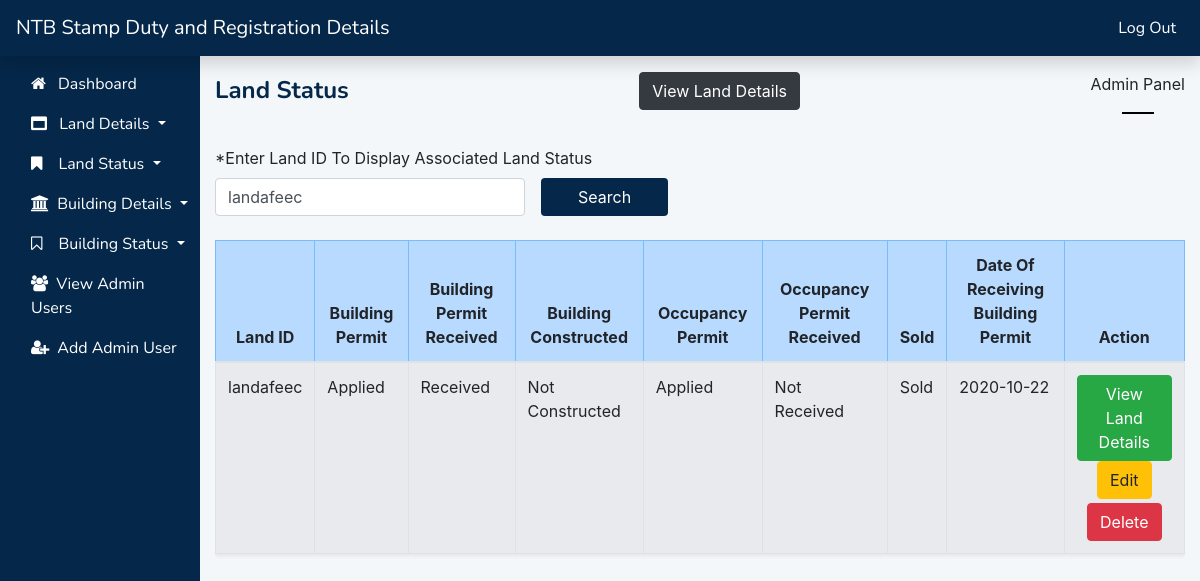
Screenshot of /landstatus.php?id=landafeec (signed in) with the database file from the repository.
### tables this page shows
CREATE TABLE `land_status` (
  `id` int(11) NOT NULL,
  `land_id` varchar(255) NOT NULL,
  `building_permit` varchar(255) NOT NULL,
  `building_permit_received` varchar(255) NOT NULL,
  `building_constructed` varchar(255) NOT NULL,
  `occupancy_permit` varchar(255) NOT NULL,
  `occupancy_permit_received` varchar(255) NOT NULL,
  `sold` varchar(255) NOT NULL,
  `date_building_permit_received` date NOT NULL DEFAULT current_timestamp()
);

### landstatus.php (the view, shortened to what this page needs)
<?php
    require('connect_db.php');
    $ls_ID = "";
    if(isset($_GET['id'])){
        $ls_ID = $_GET['id'];
    }
?>
<div class="col-md-10 col-sm-9 pt-3 main-body">
    <div class="d-flex justify-content-between">
        <span class="active-page">Land Status</span>
        <div><a href="land.php" class="btn btn-dark status-btn text-center">View Land Details</a></div>
        <span>Admin Panel<hr class="hr-line"></span>
    </div>
    <div class="mt-3 mb-4">
        <label for="ls-ID">*Enter Land ID To Display Associated Land Status</label>
        <form action="landstatus.php" class="form-inline">
            <input type="text" class="form-control pr-5" id="ls-ID" name="ls-ID" placeholder="Enter Land ID" value="<?php if(isset($_GET['id'])) echo $ls_ID ?>" required>
            <input type="submit" value="Search" class="form-control ml-3 btn-submit" name="submit">
        </form>
    </div>
    <div class="table-responsive mt-4">
        <table class="table table-bordered table-striped table-hover shadow-sm">
            <thead class="table-primary">
                <tr>
                    <th>Land ID</th>
                    <th>Building Permit</th>
                    <th>Building Permit Received</th>
                    <th>Building Constructed</th>
                    <th>Occupancy Permit</th>
                    <th>Occupancy Permit Received</th>
                    <th>Sold</th>
                    <th>Date Of Receiving Building Permit</th>
                    <th>Action</th>
                </tr>
            </thead>
            <tbody>
                <?php
                    $query = "SELECT id, land_id, building_permit, building_permit_received, building_constructed, occupancy_permit, occupancy_permit_received, sold, date_building_permit_received FROM land_status WHERE land_id = '$ls_ID'";
                    $result = mysqli_query($conn, $query);
                    if(mysqli_num_rows($result) > 0){
                        while($row = mysqli_fetch_array($result, MYSQLI_ASSOC)){
                            echo "<tr>
                                    <td>{$row['land_id']}</td>
                                    <td>{$row['building_permit']}</td>
                                    <td>{$row['building_permit_received']}</td>
                                    <td>{$row['building_constructed']}</td>
                                    <td>{$row['occupancy_permit']}</td>
                                    <td>{$row['occupancy_permit_received']}</td>
                                    <td>{$row['sold']}</td>
                                    <td>{$row['date_building_permit_received']}</td>
                                    <td class=\"text-center\">
                                        <a href=\"land.php\" class=\"btn btn-success status-btn\">View Land Details</a>
                                        <a href=\"addlandstatus.php?id={$row['land_id']}\" class=\"btn btn-warning edit-btn\">Edit</a>
                                        <a href=\"landstatus.php?delid={$row['id']}\" class=\"btn btn-danger mt-1 delete-btn\">Delete</a>
                                    </td>
                                </tr>";
                        }
                    }
                ?>
            </tbody>
        </table>
    </div>
</div>

### assets/css/style.css (style rules this page uses)
.hr-line { width: 30px; border: 0.05px solid black; }
.btn-submit { padding: 3px 35px; background: #052749; border: 2px solid #00000000; color: white; }
.nav-header { background-color: #052749; }
.navbar a { color: #fff; font-family: 'Nunito', 'Trebuchet MS', 'Lucida Sans Unicode', 'Lucida Grande', 'Lucida Sans', Arial, sans-serif; }
.side-nav { background-color: #052749; position: fixed; z-index: 1; overflow-x: hidden; height: 100%; }
.active-page { color: #052749; font-weight: bold; font-size: x-large; font-family: 'Nunito', 'Trebuchet MS', 'Lucida Sans Unicode', 'Lucida Grande', 'Lucida Sans', Arial, sans-serif; }
.main-body { margin-left: auto; }
.table-primary th { text-align: center; }

### rows the page displays
land_status: land "landafeec", building_permit "Applied", building_permit_received "Received", building_constructed "Not Constructed", occupancy_permit "Applied", occupancy_permit_received "Not Received", sold "Sold", date_building_permit_received "2020-10-22"
